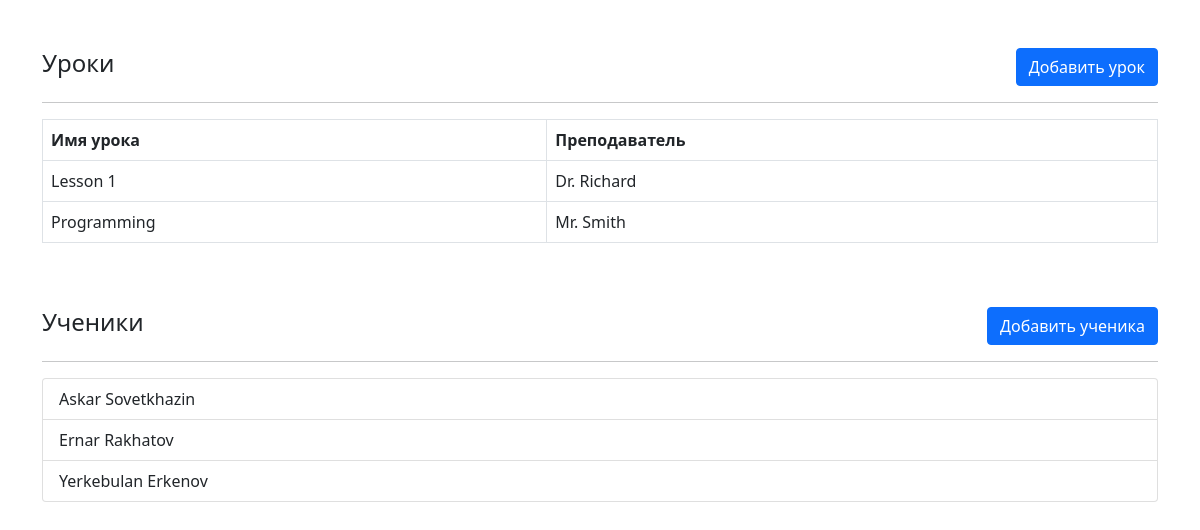
The page / on the database its author committed.
### handler/models.py (models this page shows, shortened)
class Lesson(models.Model):
    lesson_name = models.CharField('Lesson name', max_length=120)
    def getTeacher(self):
        return Teacher.objects.get(lesson = self)

class Teacher(models.Model):
    teacher_name = models.CharField('Teacher name', max_length=120)
    lesson = models.OneToOneField(Lesson, on_delete=models.CASCADE)
    def __str__(self):
        return self.teacher_name

class Student(models.Model):
    student_name = models.CharField('First name', max_length=120)
    student_lastname = models.CharField('Last name', max_length=120)

### handler/views.py (the view)
# urls.py: path('', views.main_view, name='main_view'),
def main_view(request):
    students = Student.objects.all().order_by('student_name')
    lessons = Lesson.objects.all().order_by('lesson_name')
    context = {
        'students':students,
        'lessons':lessons
    }
    return render(request, 'handler/main.html', context)

### handler/templates/handler/main.html (shortened to what this page needs)
<!DOCTYPE html>
<html lang="en">
<head>
    <link href="https://cdn.jsdelivr.net/npm/bootstrap@5.0.0-beta1/dist/css/bootstrap.min.css" rel="stylesheet">
</head>
<body>
    <div class="container">
        <div class="row mt-5">
            <div class="col d-flex justify-content-between align-items-center">
                <div class="title"><h4>Уроки</h4></div>
                <div class="action"><a href="/admin/" class="btn btn-primary">Добавить урок</a></div>
            </div>
        </div>
        <div class="row">
            <div class="col">
                <hr>
                {% if lessons %}
                <table class="table table-bordered">
                    <thead>
                        <tr>
                            <th scope="col">Имя урока</th>
                            <th scope="col">Преподаватель</th>
                        </tr>
                    </thead>
                    <tbody>
                    {% for l in lessons %}
                    <tr>
                        <td>{{ l.lesson_name }}</td>
                        <td>{{ l.getTeacher }}</td>
                    </tr>
                    {% endfor %}
                    </tbody>
                </table>
                {% else %}
                    <div class="alert alert-info" role="alert">
                        Предметы не добавлены!
                    </div>
                {% endif %}
            </div>
        </div>
        <div class="row mt-5">
            <div class="col d-flex justify-content-between align-items-center">
                <div class="title"><h4>Ученики</h4></div>
                <div class="action"><a href="/admin/" class="btn btn-primary">Добавить ученика</a></div>
            </div>
        </div>
        <div class="row">
            <div class="col">
                <hr>
                {% if students %}
                    <ul class="list-group">
                    {% for s in students %}
                        <li class="list-group-item">
                            {{ s.student_name }} {{ s.student_lastname }}
                        </li>
                    {% endfor %}
                    </ul>
                {% else %}
                    <div class="alert alert-info" role="alert">
                        Нет учеников!
                    </div>
                {% endif %}
            </div>
        </div>
    </div>
</body>
</html>

### rows shown on the page
Lesson: lesson_name "Lesson 1", getTeacher "Dr. Richard"
Lesson: lesson_name "Programming", getTeacher "Mr. Smith"
Student: student_name "Askar", student_lastname "Sovetkhazin"
Student: student_name "Ernar", student_lastname "Rakhatov"
Student: student_name "Yerkebulan", student_lastname "Erkenov"
